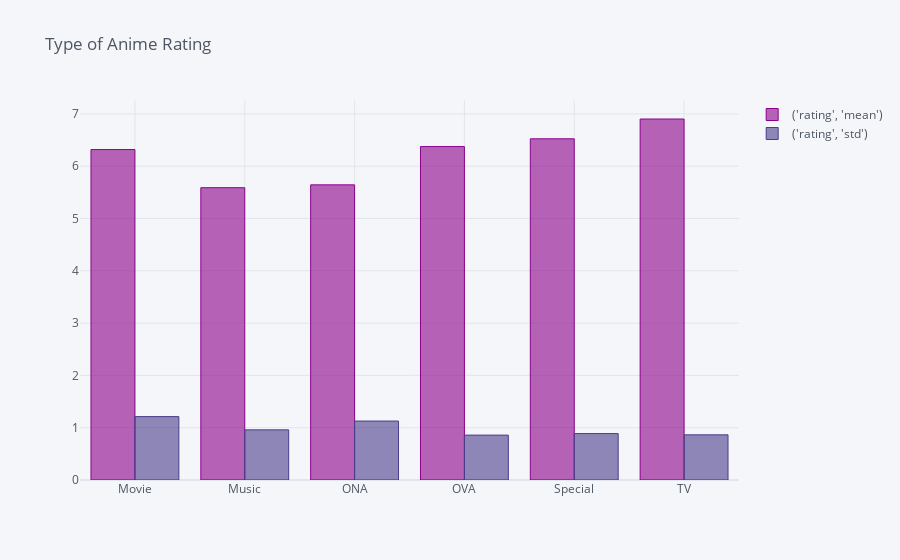

Here is the notebook cell this chart was saved with:
### Code cell
anime_df.groupby(by = "type").agg([np.mean,np.std])[["rating"]].iplot(kind = "bar", title = "Type of Anime Rating", color = ["DarkMagenta","DarkSlateBlue"])

### Figure 1 — Plotly figure (JSON) as saved in the notebook; plotly's stock layout.template omitted (floating-point values rounded to 4 significant figures)
{"data": [{"marker": {"color": "rgba(139, 0, 139, 0.6)", "line": {"color": "rgba(139, 0, 139, 1.0)", "width": 1}}, "name": "('rating', 'mean')", "orientation": "v", "text": "", "type": "bar", "x": ["Movie", "Music", "ONA", "OVA", "Special", "TV"], "y": [6.318, 5.589, 5.643, 6.375, 6.524, 6.902]}, {"marker": {"color": "rgba(72, 61, 139, 0.6)", "line": {"color": "rgba(72, 61, 139, 1.0)", "width": 1}}, "name": "('rating', 'std')", "orientation": "v", "text": "", "type": "bar", "x": ["Movie", "Music", "ONA", "OVA", "Special", "TV"], "y": [1.212, 0.9584, 1.127, 0.8584, 0.8878, 0.8635]}], "layout": {"autosize": true, "legend": {"bgcolor": "#F5F6F9", "font": {"color": "#4D5663"}}, "paper_bgcolor": "#F5F6F9", "plot_bgcolor": "#F5F6F9", "title": {"font": {"color": "#4D5663"}, "text": "Type of Anime Rating"}, "xaxis": {"autorange": true, "gridcolor": "#E1E5ED", "range": [-0.5, 5.5], "showgrid": true, "tickfont": {"color": "#4D5663"}, "title": {"font": {"color": "#4D5663"}, "text": ""}, "type": "category", "zerolinecolor": "#E1E5ED"}, "yaxis": {"autorange": true, "gridcolor": "#E1E5ED", "range": [0, 7.266], "showgrid": true, "tickfont": {"color": "#4D5663"}, "title": {"font": {"color": "#4D5663"}, "text": ""}, "type": "linear", "zerolinecolor": "#E1E5ED"}}}
